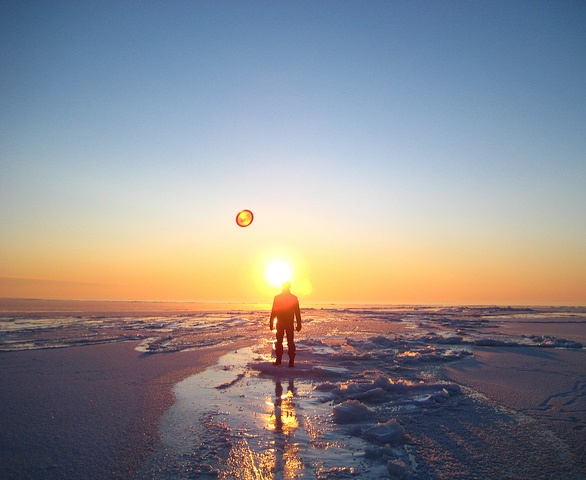
#> input picture 01_basics/images/view.jpg, 586 x 480 px, found by its file name
$ python 05_bitwise_operations.py
#> lines starting #> are read from the running program, lines starting #| are printed output that depends on the picture; after the words box and inside, x2 and y2 are one past the last pixel; in counts of white or black regions, pixels touching at a corner belong together
import cv2
import imutils
import numpy as np

view = cv2.imread(r'images\view.jpg')
#> view is the input picture: shape (480, 586, 3); mean B, G, R 142.6, 139.7, 141.7
cube = cv2.imread(r'images\cube.jpg')
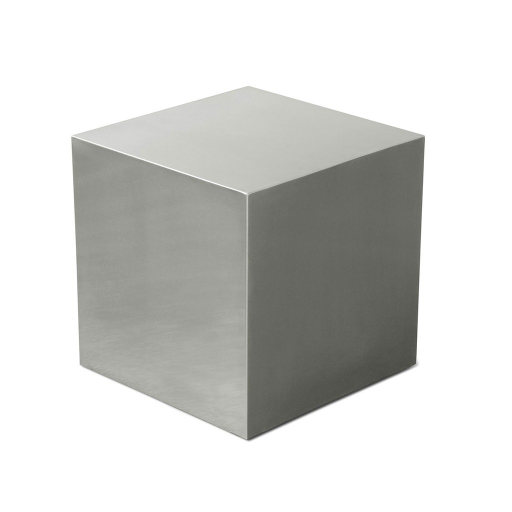
#> input picture 01_basics/images/cube.jpg, 1024 x 1024 px, found by its file name (shown at 1/2 size)
#> cube is the input picture: shape (1024, 1024, 3); mean B, G, R 210.2, 212.4, 212
cube = imutils.resize(cube, height=150)
#> cube: shape (150, 150, 3)

# cv2.imshow('view', view)
# cv2.imshow('tesla', tesla)
# cv2.waitKey(0)

rows, cols, channels = cube.shape
#> rows = 150; cols = 150; channels = 3
roi = view[:rows, :cols]    #roi - region of interest
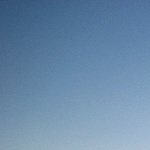
#> roi: shape (150, 150, 3); mean B, G, R 168.4, 137.4, 105.5
cv2.imshow('roi', roi)
cv2.waitKey(0)

#gray scale
gray = cv2.cvtColor(src=cube, code=cv2.COLOR_BGR2GRAY)
cv2.imshow('gray', gray)
cv2.waitKey(0)

#threshold
mask = cv2.threshold(src=gray, thresh=220, maxval=255, type=cv2.THRESH_BINARY)[1]   #pixel <220 (black) others white
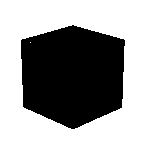
#> mask: shape (150, 150); 61.3% white; 1 black region, box (x1, y1, x2, y2) and area: (21, 25, 125, 129) 8698
cv2.imshow('mask', mask)
cv2.waitKey(0)

mask_inv = np.bitwise_not(mask)     #inverse
cv2.imshow('mask_inv', mask_inv)
cv2.waitKey(0)

view_bg = cv2.bitwise_and(src1=roi, src2=roi, mask=mask)    #bg - background white -> img
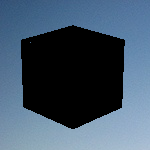
#> view_bg: shape (150, 150, 3); mean B, G, R 102.8, 84.2, 65.3
cube_fg = cv2.bitwise_and(src1=cube, src2=cube, mask=mask_inv)  #fg - foreground
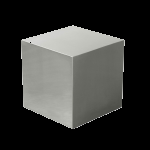
#> cube_fg: shape (150, 150, 3); mean B, G, R 53.9, 56.1, 55.7
cv2.imshow('view_bg', view_bg)
cv2.imshow('cube_fg', cube_fg)
cv2.waitKey(0)


dst = cv2.add(src1=view_bg, src2=cube_fg)
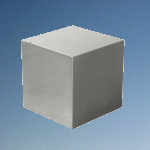
#> dst: shape (150, 150, 3); mean B, G, R 156.7, 140.3, 121
view[:rows, :cols] = dst
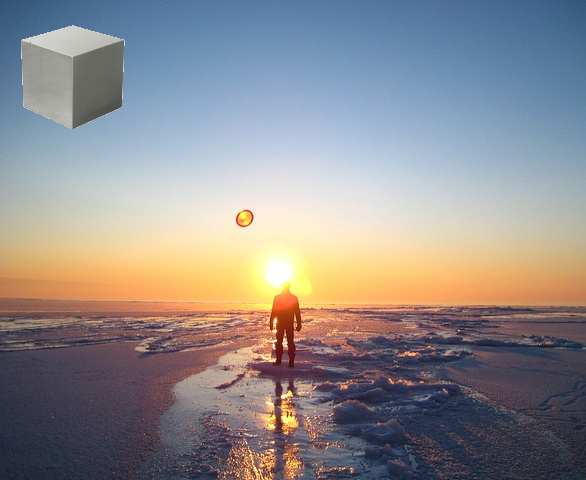
#> view: shape (480, 586, 3); mean B, G, R 141.6, 140, 142.9
cv2.imshow('out', view)
cv2.waitKey(0)

cv2.destroyAllWindows()
